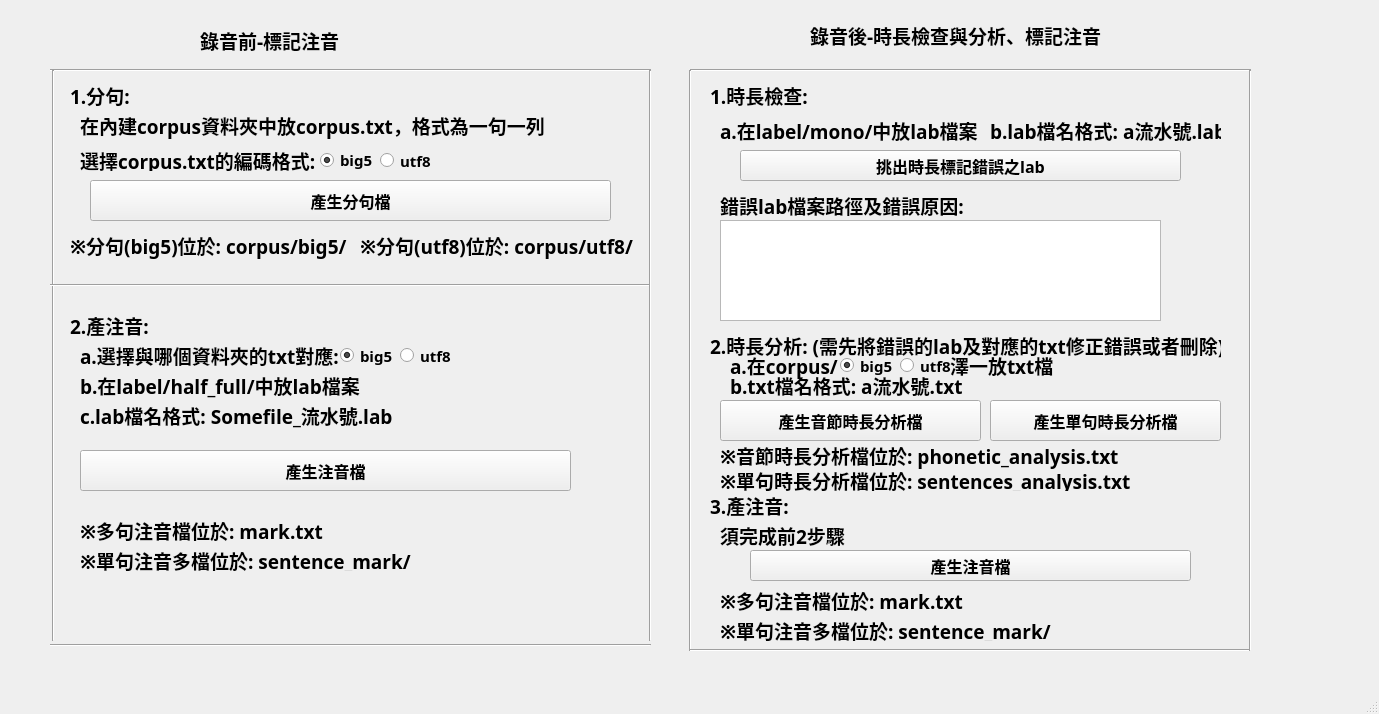
<?xml version="1.0" encoding="UTF-8"?>
<ui version="4.0">
 <class>MainWindow</class>
 <widget class="QMainWindow" name="MainWindow">
  <property name="geometry">
   <rect>
    <x>0</x>
    <y>0</y>
    <width>1379</width>
    <height>714</height>
   </rect>
  </property>
  <property name="windowTitle">
   <string>注音標記工具</string>
  </property>
  <property name="windowIcon">
   <iconset>
    <normaloff>../../Basic_Dashboard_UI_fix_option_machine_tools-512.png</normaloff>../../Basic_Dashboard_UI_fix_option_machine_tools-512.png</iconset>
  </property>
  <widget class="QWidget" name="centralwidget">
   <widget class="QPushButton" name="pb_mark_full_file">
    <property name="geometry">
     <rect>
      <x>80</x>
      <y>450</y>
      <width>491</width>
      <height>41</height>
     </rect>
    </property>
    <property name="font">
     <font>
      <family>微軟正黑體</family>
      <pointsize>12</pointsize>
      <weight>75</weight>
      <bold>true</bold>
     </font>
    </property>
    <property name="text">
     <string>產生注音檔</string>
    </property>
   </widget>
   <widget class="QLabel" name="label_2">
    <property name="geometry">
     <rect>
      <x>810</x>
      <y>20</y>
      <width>301</width>
      <height>31</height>
     </rect>
    </property>
    <property name="font">
     <font>
      <family>微軟正黑體</family>
      <pointsize>14</pointsize>
      <weight>75</weight>
      <bold>true</bold>
     </font>
    </property>
    <property name="text">
     <string>錄音後-時長檢查與分析、標記注音</string>
    </property>
   </widget>
   <widget class="QPushButton" name="pb_wrong_lab">
    <property name="geometry">
     <rect>
      <x>740</x>
      <y>150</y>
      <width>441</width>
      <height>31</height>
     </rect>
    </property>
    <property name="font">
     <font>
      <family>微軟正黑體</family>
      <pointsize>12</pointsize>
      <weight>75</weight>
      <bold>true</bold>
     </font>
    </property>
    <property name="text">
     <string>挑出時長標記錯誤之lab</string>
    </property>
   </widget>
   <widget class="QPushButton" name="pb_phone_analysis">
    <property name="geometry">
     <rect>
      <x>720</x>
      <y>400</y>
      <width>261</width>
      <height>41</height>
     </rect>
    </property>
    <property name="font">
     <font>
      <family>微軟正黑體</family>
      <pointsize>12</pointsize>
      <weight>75</weight>
      <bold>true</bold>
     </font>
    </property>
    <property name="text">
     <string>產生音節時長分析檔</string>
    </property>
   </widget>
   <widget class="QLabel" name="label_3">
    <property name="geometry">
     <rect>
      <x>80</x>
      <y>110</y>
      <width>561</width>
      <height>31</height>
     </rect>
    </property>
    <property name="font">
     <font>
      <family>微軟正黑體</family>
      <pointsize>14</pointsize>
      <weight>75</weight>
      <bold>true</bold>
     </font>
    </property>
    <property name="inputMethodHints">
     <set>Qt::ImhFormattedNumbersOnly</set>
    </property>
    <property name="text">
     <string>在內建corpus資料夾中放corpus.txt，格式為一句一列</string>
    </property>
   </widget>
   <widget class="Line" name="line">
    <property name="geometry">
     <rect>
      <x>50</x>
      <y>60</y>
      <width>601</width>
      <height>20</height>
     </rect>
    </property>
    <property name="orientation">
     <enum>Qt::Horizontal</enum>
    </property>
   </widget>
   <widget class="Line" name="line_2">
    <property name="geometry">
     <rect>
      <x>43</x>
      <y>70</y>
      <width>20</width>
      <height>571</height>
     </rect>
    </property>
    <property name="orientation">
     <enum>Qt::Vertical</enum>
    </property>
   </widget>
   <widget class="Line" name="line_3">
    <property name="geometry">
     <rect>
      <x>50</x>
      <y>270</y>
      <width>601</width>
      <height>31</height>
     </rect>
    </property>
    <property name="orientation">
     <enum>Qt::Horizontal</enum>
    </property>
   </widget>
   <widget class="Line" name="line_4">
    <property name="geometry">
     <rect>
      <x>640</x>
      <y>70</y>
      <width>20</width>
      <height>571</height>
     </rect>
    </property>
    <property name="orientation">
     <enum>Qt::Vertical</enum>
    </property>
   </widget>
   <widget class="QLabel" name="label_11">
    <property name="geometry">
     <rect>
      <x>80</x>
      <y>520</y>
      <width>381</width>
      <height>21</height>
     </rect>
    </property>
    <property name="font">
     <font>
      <family>微軟正黑體</family>
      <pointsize>14</pointsize>
      <weight>75</weight>
      <bold>true</bold>
     </font>
    </property>
    <property name="inputMethodHints">
     <set>Qt::ImhFormattedNumbersOnly</set>
    </property>
    <property name="text">
     <string>※多句注音檔位於: mark.txt</string>
    </property>
   </widget>
   <widget class="QLabel" name="label_12">
    <property name="geometry">
     <rect>
      <x>80</x>
      <y>550</y>
      <width>441</width>
      <height>21</height>
     </rect>
    </property>
    <property name="font">
     <font>
      <family>微軟正黑體</family>
      <pointsize>14</pointsize>
      <weight>75</weight>
      <bold>true</bold>
     </font>
    </property>
    <property name="inputMethodHints">
     <set>Qt::ImhFormattedNumbersOnly</set>
    </property>
    <property name="text">
     <string>※單句注音多檔位於: sentence_mark/</string>
    </property>
   </widget>
   <widget class="QLabel" name="label_13">
    <property name="geometry">
     <rect>
      <x>70</x>
      <y>230</y>
      <width>291</width>
      <height>31</height>
     </rect>
    </property>
    <property name="font">
     <font>
      <family>微軟正黑體</family>
      <pointsize>14</pointsize>
      <weight>75</weight>
      <bold>true</bold>
     </font>
    </property>
    <property name="inputMethodHints">
     <set>Qt::ImhFormattedNumbersOnly</set>
    </property>
    <property name="text">
     <string>※分句(big5)位於: corpus/big5/</string>
    </property>
   </widget>
   <widget class="Line" name="line_5">
    <property name="geometry">
     <rect>
      <x>50</x>
      <y>630</y>
      <width>601</width>
      <height>31</height>
     </rect>
    </property>
    <property name="orientation">
     <enum>Qt::Horizontal</enum>
    </property>
   </widget>
   <widget class="QLabel" name="label_7">
    <property name="geometry">
     <rect>
      <x>730</x>
      <y>350</y>
      <width>111</width>
      <height>31</height>
     </rect>
    </property>
    <property name="font">
     <font>
      <family>微軟正黑體</family>
      <pointsize>14</pointsize>
      <weight>75</weight>
      <bold>true</bold>
     </font>
    </property>
    <property name="inputMethodHints">
     <set>Qt::ImhFormattedNumbersOnly</set>
    </property>
    <property name="text">
     <string>a.在corpus/</string>
    </property>
   </widget>
   <widget class="QLabel" name="label_9">
    <property name="geometry">
     <rect>
      <x>730</x>
      <y>370</y>
      <width>271</width>
      <height>31</height>
     </rect>
    </property>
    <property name="font">
     <font>
      <family>微軟正黑體</family>
      <pointsize>14</pointsize>
      <weight>75</weight>
      <bold>true</bold>
     </font>
    </property>
    <property name="inputMethodHints">
     <set>Qt::ImhFormattedNumbersOnly</set>
    </property>
    <property name="text">
     <string>b.txt檔名格式: a流水號.txt</string>
    </property>
   </widget>
   <widget class="QTextBrowser" name="tb_wrong_lab">
    <property name="geometry">
     <rect>
      <x>720</x>
      <y>220</y>
      <width>441</width>
      <height>101</height>
     </rect>
    </property>
    <property name="font">
     <font>
      <family>微軟正黑體</family>
      <pointsize>12</pointsize>
      <weight>75</weight>
      <bold>true</bold>
     </font>
    </property>
   </widget>
   <widget class="QLabel" name="label_16">
    <property name="geometry">
     <rect>
      <x>720</x>
      <y>190</y>
      <width>251</width>
      <height>31</height>
     </rect>
    </property>
    <property name="font">
     <font>
      <family>微軟正黑體</family>
      <pointsize>14</pointsize>
      <weight>75</weight>
      <bold>true</bold>
     </font>
    </property>
    <property name="inputMethodHints">
     <set>Qt::ImhFormattedNumbersOnly</set>
    </property>
    <property name="text">
     <string>錯誤lab檔案路徑及錯誤原因:</string>
    </property>
   </widget>
   <widget class="QLabel" name="label_18">
    <property name="geometry">
     <rect>
      <x>720</x>
      <y>440</y>
      <width>441</width>
      <height>31</height>
     </rect>
    </property>
    <property name="font">
     <font>
      <family>微軟正黑體</family>
      <pointsize>14</pointsize>
      <weight>75</weight>
      <bold>true</bold>
     </font>
    </property>
    <property name="inputMethodHints">
     <set>Qt::ImhFormattedNumbersOnly</set>
    </property>
    <property name="text">
     <string>※音節時長分析檔位於: phonetic_analysis.txt</string>
    </property>
   </widget>
   <widget class="Line" name="line_6">
    <property name="geometry">
     <rect>
      <x>690</x>
      <y>60</y>
      <width>561</width>
      <height>20</height>
     </rect>
    </property>
    <property name="orientation">
     <enum>Qt::Horizontal</enum>
    </property>
   </widget>
   <widget class="Line" name="line_7">
    <property name="geometry">
     <rect>
      <x>680</x>
      <y>70</y>
      <width>20</width>
      <height>581</height>
     </rect>
    </property>
    <property name="orientation">
     <enum>Qt::Vertical</enum>
    </property>
   </widget>
   <widget class="Line" name="line_8">
    <property name="geometry">
     <rect>
      <x>690</x>
      <y>640</y>
      <width>561</width>
      <height>20</height>
     </rect>
    </property>
    <property name="orientation">
     <enum>Qt::Horizontal</enum>
    </property>
   </widget>
   <widget class="Line" name="line_9">
    <property name="geometry">
     <rect>
      <x>1240</x>
      <y>70</y>
      <width>20</width>
      <height>581</height>
     </rect>
    </property>
    <property name="orientation">
     <enum>Qt::Vertical</enum>
    </property>
   </widget>
   <widget class="QPushButton" name="pb_big5_utf8">
    <property name="geometry">
     <rect>
      <x>90</x>
      <y>180</y>
      <width>521</width>
      <height>41</height>
     </rect>
    </property>
    <property name="font">
     <font>
      <family>微軟正黑體</family>
      <pointsize>12</pointsize>
      <weight>75</weight>
      <bold>true</bold>
     </font>
    </property>
    <property name="text">
     <string>產生分句檔</string>
    </property>
   </widget>
   <widget class="QLabel" name="label_19">
    <property name="geometry">
     <rect>
      <x>360</x>
      <y>230</y>
      <width>291</width>
      <height>31</height>
     </rect>
    </property>
    <property name="font">
     <font>
      <family>微軟正黑體</family>
      <pointsize>14</pointsize>
      <weight>75</weight>
      <bold>true</bold>
     </font>
    </property>
    <property name="inputMethodHints">
     <set>Qt::ImhFormattedNumbersOnly</set>
    </property>
    <property name="text">
     <string>※分句(utf8)位於: corpus/utf8/</string>
    </property>
   </widget>
   <widget class="QLabel" name="label_20">
    <property name="geometry">
     <rect>
      <x>80</x>
      <y>370</y>
      <width>281</width>
      <height>31</height>
     </rect>
    </property>
    <property name="font">
     <font>
      <family>微軟正黑體</family>
      <pointsize>14</pointsize>
      <weight>75</weight>
      <bold>true</bold>
     </font>
    </property>
    <property name="inputMethodHints">
     <set>Qt::ImhFormattedNumbersOnly</set>
    </property>
    <property name="text">
     <string>b.在label/half_full/中放lab檔案</string>
    </property>
   </widget>
   <widget class="QLabel" name="label_21">
    <property name="geometry">
     <rect>
      <x>80</x>
      <y>400</y>
      <width>321</width>
      <height>31</height>
     </rect>
    </property>
    <property name="font">
     <font>
      <family>微軟正黑體</family>
      <pointsize>14</pointsize>
      <weight>75</weight>
      <bold>true</bold>
     </font>
    </property>
    <property name="inputMethodHints">
     <set>Qt::ImhFormattedNumbersOnly</set>
    </property>
    <property name="text">
     <string>c.lab檔名格式: Somefile_流水號.lab</string>
    </property>
   </widget>
   <widget class="QLabel" name="label_22">
    <property name="geometry">
     <rect>
      <x>720</x>
      <y>120</y>
      <width>261</width>
      <height>21</height>
     </rect>
    </property>
    <property name="font">
     <font>
      <family>微軟正黑體</family>
      <pointsize>14</pointsize>
      <weight>75</weight>
      <bold>true</bold>
     </font>
    </property>
    <property name="inputMethodHints">
     <set>Qt::ImhFormattedNumbersOnly</set>
    </property>
    <property name="text">
     <string>a.在label/mono/中放lab檔案</string>
    </property>
   </widget>
   <widget class="QLabel" name="label_10">
    <property name="geometry">
     <rect>
      <x>990</x>
      <y>120</y>
      <width>231</width>
      <height>21</height>
     </rect>
    </property>
    <property name="font">
     <font>
      <family>微軟正黑體</family>
      <pointsize>14</pointsize>
      <weight>75</weight>
      <bold>true</bold>
     </font>
    </property>
    <property name="inputMethodHints">
     <set>Qt::ImhFormattedNumbersOnly</set>
    </property>
    <property name="text">
     <string>b.lab檔名格式: a流水號.lab</string>
    </property>
   </widget>
   <widget class="QPushButton" name="pb_mark_mono_file">
    <property name="geometry">
     <rect>
      <x>750</x>
      <y>550</y>
      <width>441</width>
      <height>31</height>
     </rect>
    </property>
    <property name="font">
     <font>
      <family>微軟正黑體</family>
      <pointsize>12</pointsize>
      <weight>75</weight>
      <bold>true</bold>
     </font>
    </property>
    <property name="text">
     <string>產生注音檔</string>
    </property>
   </widget>
   <widget class="QLabel" name="label_15">
    <property name="geometry">
     <rect>
      <x>720</x>
      <y>590</y>
      <width>381</width>
      <height>21</height>
     </rect>
    </property>
    <property name="font">
     <font>
      <family>微軟正黑體</family>
      <pointsize>14</pointsize>
      <weight>75</weight>
      <bold>true</bold>
     </font>
    </property>
    <property name="inputMethodHints">
     <set>Qt::ImhFormattedNumbersOnly</set>
    </property>
    <property name="text">
     <string>※多句注音檔位於: mark.txt</string>
    </property>
   </widget>
   <widget class="QLabel" name="label_23">
    <property name="geometry">
     <rect>
      <x>720</x>
      <y>620</y>
      <width>441</width>
      <height>21</height>
     </rect>
    </property>
    <property name="font">
     <font>
      <family>微軟正黑體</family>
      <pointsize>14</pointsize>
      <weight>75</weight>
      <bold>true</bold>
     </font>
    </property>
    <property name="inputMethodHints">
     <set>Qt::ImhFormattedNumbersOnly</set>
    </property>
    <property name="text">
     <string>※單句注音多檔位於: sentence_mark/</string>
    </property>
   </widget>
   <widget class="QLabel" name="label_4">
    <property name="geometry">
     <rect>
      <x>70</x>
      <y>80</y>
      <width>71</width>
      <height>31</height>
     </rect>
    </property>
    <property name="font">
     <font>
      <family>微軟正黑體</family>
      <pointsize>14</pointsize>
      <weight>75</weight>
      <bold>true</bold>
     </font>
    </property>
    <property name="inputMethodHints">
     <set>Qt::ImhFormattedNumbersOnly</set>
    </property>
    <property name="text">
     <string>1.分句:</string>
    </property>
   </widget>
   <widget class="QLabel" name="label_5">
    <property name="geometry">
     <rect>
      <x>70</x>
      <y>310</y>
      <width>101</width>
      <height>31</height>
     </rect>
    </property>
    <property name="font">
     <font>
      <family>微軟正黑體</family>
      <pointsize>14</pointsize>
      <weight>75</weight>
      <bold>true</bold>
     </font>
    </property>
    <property name="inputMethodHints">
     <set>Qt::ImhFormattedNumbersOnly</set>
    </property>
    <property name="text">
     <string>2.產注音:</string>
    </property>
   </widget>
   <widget class="QLabel" name="label_6">
    <property name="geometry">
     <rect>
      <x>710</x>
      <y>80</y>
      <width>281</width>
      <height>31</height>
     </rect>
    </property>
    <property name="font">
     <font>
      <family>微軟正黑體</family>
      <pointsize>14</pointsize>
      <weight>75</weight>
      <bold>true</bold>
     </font>
    </property>
    <property name="inputMethodHints">
     <set>Qt::ImhFormattedNumbersOnly</set>
    </property>
    <property name="text">
     <string>1.時長檢查:</string>
    </property>
   </widget>
   <widget class="QLabel" name="label_8">
    <property name="geometry">
     <rect>
      <x>710</x>
      <y>330</y>
      <width>511</width>
      <height>31</height>
     </rect>
    </property>
    <property name="font">
     <font>
      <family>微軟正黑體</family>
      <pointsize>14</pointsize>
      <weight>75</weight>
      <bold>true</bold>
     </font>
    </property>
    <property name="inputMethodHints">
     <set>Qt::ImhFormattedNumbersOnly</set>
    </property>
    <property name="text">
     <string>2.時長分析: (需先將錯誤的lab及對應的txt修正錯誤或者刪除)</string>
    </property>
   </widget>
   <widget class="QLabel" name="label_14">
    <property name="geometry">
     <rect>
      <x>710</x>
      <y>490</y>
      <width>281</width>
      <height>31</height>
     </rect>
    </property>
    <property name="font">
     <font>
      <family>微軟正黑體</family>
      <pointsize>14</pointsize>
      <weight>75</weight>
      <bold>true</bold>
     </font>
    </property>
    <property name="inputMethodHints">
     <set>Qt::ImhFormattedNumbersOnly</set>
    </property>
    <property name="text">
     <string>3.產注音:</string>
    </property>
   </widget>
   <widget class="QLabel" name="label_17">
    <property name="geometry">
     <rect>
      <x>720</x>
      <y>520</y>
      <width>141</width>
      <height>31</height>
     </rect>
    </property>
    <property name="font">
     <font>
      <family>微軟正黑體</family>
      <pointsize>14</pointsize>
      <weight>75</weight>
      <bold>true</bold>
     </font>
    </property>
    <property name="inputMethodHints">
     <set>Qt::ImhFormattedNumbersOnly</set>
    </property>
    <property name="text">
     <string>須完成前2步驟</string>
    </property>
   </widget>
   <widget class="QPushButton" name="pb_sentences_analysis">
    <property name="geometry">
     <rect>
      <x>990</x>
      <y>400</y>
      <width>231</width>
      <height>41</height>
     </rect>
    </property>
    <property name="font">
     <font>
      <family>微軟正黑體</family>
      <pointsize>12</pointsize>
      <weight>75</weight>
      <bold>true</bold>
     </font>
    </property>
    <property name="text">
     <string>產生單句時長分析檔</string>
    </property>
   </widget>
   <widget class="QLabel" name="label_24">
    <property name="geometry">
     <rect>
      <x>720</x>
      <y>470</y>
      <width>441</width>
      <height>21</height>
     </rect>
    </property>
    <property name="font">
     <font>
      <family>微軟正黑體</family>
      <pointsize>14</pointsize>
      <weight>75</weight>
      <bold>true</bold>
     </font>
    </property>
    <property name="inputMethodHints">
     <set>Qt::ImhFormattedNumbersOnly</set>
    </property>
    <property name="text">
     <string>※單句時長分析檔位於: sentences_analysis.txt</string>
    </property>
   </widget>
   <widget class="QLabel" name="label">
    <property name="geometry">
     <rect>
      <x>200</x>
      <y>20</y>
      <width>158</width>
      <height>41</height>
     </rect>
    </property>
    <property name="font">
     <font>
      <family>微軟正黑體</family>
      <pointsize>14</pointsize>
      <weight>75</weight>
      <bold>true</bold>
     </font>
    </property>
    <property name="text">
     <string>錄音前-標記注音</string>
    </property>
   </widget>
   <widget class="QLabel" name="label_25">
    <property name="geometry">
     <rect>
      <x>80</x>
      <y>150</y>
      <width>241</width>
      <height>21</height>
     </rect>
    </property>
    <property name="font">
     <font>
      <family>微軟正黑體</family>
      <pointsize>14</pointsize>
      <weight>75</weight>
      <bold>true</bold>
     </font>
    </property>
    <property name="inputMethodHints">
     <set>Qt::ImhFormattedNumbersOnly</set>
    </property>
    <property name="text">
     <string>選擇corpus.txt的編碼格式:</string>
    </property>
   </widget>
   <widget class="QLabel" name="label_26">
    <property name="geometry">
     <rect>
      <x>80</x>
      <y>340</y>
      <width>261</width>
      <height>31</height>
     </rect>
    </property>
    <property name="font">
     <font>
      <family>微軟正黑體</family>
      <pointsize>14</pointsize>
      <weight>75</weight>
      <bold>true</bold>
     </font>
    </property>
    <property name="inputMethodHints">
     <set>Qt::ImhFormattedNumbersOnly</set>
    </property>
    <property name="text">
     <string>a.選擇與哪個資料夾的txt對應:</string>
    </property>
   </widget>
   <widget class="QWidget" name="widget" native="true">
    <property name="geometry">
     <rect>
      <x>310</x>
      <y>120</y>
      <width>131</width>
      <height>61</height>
     </rect>
    </property>
    <widget class="QRadioButton" name="rb_big5">
     <property name="geometry">
      <rect>
       <x>10</x>
       <y>30</y>
       <width>83</width>
       <height>20</height>
      </rect>
     </property>
     <property name="font">
      <font>
       <family>微軟正黑體</family>
       <pointsize>11</pointsize>
       <weight>75</weight>
       <bold>true</bold>
      </font>
     </property>
     <property name="text">
      <string>big5</string>
     </property>
     <property name="checked">
      <bool>true</bool>
     </property>
    </widget>
    <widget class="QRadioButton" name="rb_utf8">
     <property name="geometry">
      <rect>
       <x>70</x>
       <y>30</y>
       <width>61</width>
       <height>21</height>
      </rect>
     </property>
     <property name="font">
      <font>
       <family>微軟正黑體</family>
       <pointsize>11</pointsize>
       <weight>75</weight>
       <bold>true</bold>
      </font>
     </property>
     <property name="text">
      <string>utf8</string>
     </property>
    </widget>
   </widget>
   <widget class="QWidget" name="widget_2" native="true">
    <property name="geometry">
     <rect>
      <x>330</x>
      <y>320</y>
      <width>131</width>
      <height>51</height>
     </rect>
    </property>
    <widget class="QRadioButton" name="rb_utf8_2">
     <property name="geometry">
      <rect>
       <x>70</x>
       <y>20</y>
       <width>61</width>
       <height>31</height>
      </rect>
     </property>
     <property name="font">
      <font>
       <family>微軟正黑體</family>
       <pointsize>11</pointsize>
       <weight>75</weight>
       <bold>true</bold>
      </font>
     </property>
     <property name="text">
      <string>utf8</string>
     </property>
    </widget>
    <widget class="QRadioButton" name="rb_big5_2">
     <property name="geometry">
      <rect>
       <x>10</x>
       <y>20</y>
       <width>61</width>
       <height>31</height>
      </rect>
     </property>
     <property name="font">
      <font>
       <family>微軟正黑體</family>
       <pointsize>11</pointsize>
       <weight>75</weight>
       <bold>true</bold>
      </font>
     </property>
     <property name="text">
      <string>big5</string>
     </property>
     <property name="checkable">
      <bool>true</bool>
     </property>
     <property name="checked">
      <bool>true</bool>
     </property>
    </widget>
   </widget>
   <widget class="QWidget" name="widget_3" native="true">
    <property name="geometry">
     <rect>
      <x>830</x>
      <y>330</y>
      <width>131</width>
      <height>61</height>
     </rect>
    </property>
    <widget class="QRadioButton" name="rb_utf8_3">
     <property name="geometry">
      <rect>
       <x>70</x>
       <y>20</y>
       <width>61</width>
       <height>31</height>
      </rect>
     </property>
     <property name="font">
      <font>
       <family>微軟正黑體</family>
       <pointsize>11</pointsize>
       <weight>75</weight>
       <bold>true</bold>
      </font>
     </property>
     <property name="text">
      <string>utf8</string>
     </property>
    </widget>
    <widget class="QRadioButton" name="rb_big5_3">
     <property name="geometry">
      <rect>
       <x>10</x>
       <y>20</y>
       <width>61</width>
       <height>31</height>
      </rect>
     </property>
     <property name="font">
      <font>
       <family>微軟正黑體</family>
       <pointsize>11</pointsize>
       <weight>75</weight>
       <bold>true</bold>
      </font>
     </property>
     <property name="text">
      <string>big5</string>
     </property>
     <property name="checkable">
      <bool>true</bool>
     </property>
     <property name="checked">
      <bool>true</bool>
     </property>
    </widget>
   </widget>
   <widget class="QLabel" name="label_27">
    <property name="geometry">
     <rect>
      <x>950</x>
      <y>350</y>
      <width>271</width>
      <height>31</height>
     </rect>
    </property>
    <property name="font">
     <font>
      <family>微軟正黑體</family>
      <pointsize>14</pointsize>
      <weight>75</weight>
      <bold>true</bold>
     </font>
    </property>
    <property name="inputMethodHints">
     <set>Qt::ImhFormattedNumbersOnly</set>
    </property>
    <property name="text">
     <string>澤一放txt檔</string>
    </property>
   </widget>
  </widget>
  <widget class="QMenuBar" name="menubar">
   <property name="geometry">
    <rect>
     <x>0</x>
     <y>0</y>
     <width>1379</width>
     <height>22</height>
    </rect>
   </property>
  </widget>
  <widget class="QStatusBar" name="statusbar"/>
 </widget>
 <resources/>
 <connections/>
</ui>
